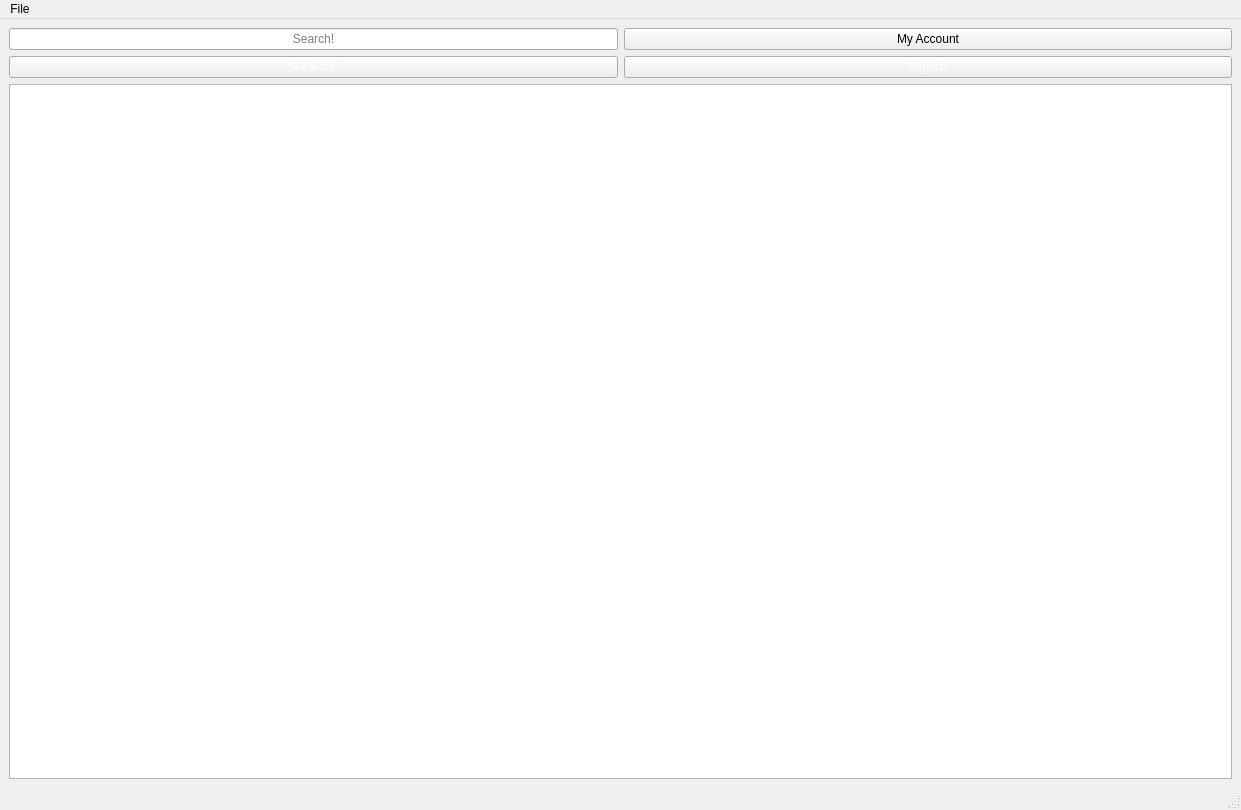
<?xml version="1.0" encoding="UTF-8"?>
<ui version="4.0">
 <class>mainWindow</class>
 <widget class="QMainWindow" name="mainWindow">
  <property name="geometry">
   <rect>
    <x>0</x>
    <y>0</y>
    <width>1241</width>
    <height>810</height>
   </rect>
  </property>
  <property name="windowTitle">
   <string>MainWindow</string>
  </property>
  <property name="styleSheet">
   <string notr="true"/>
  </property>
  <widget class="QWidget" name="centralwidget">
   <layout class="QGridLayout" name="gridLayout">
    <item row="3" column="1">
     <widget class="QPushButton" name="Reports">
      <property name="styleSheet">
       <string notr="true">
font: 700 10pt &quot;Segoe UI&quot;;
color: rgb(255, 255, 255);</string>
      </property>
      <property name="text">
       <string>Reports</string>
      </property>
     </widget>
    </item>
    <item row="2" column="1">
     <widget class="QPushButton" name="My_Account">
      <property name="sizePolicy">
       <sizepolicy hsizetype="Preferred" vsizetype="Minimum">
        <horstretch>1</horstretch>
        <verstretch>0</verstretch>
       </sizepolicy>
      </property>
      <property name="minimumSize">
       <size>
        <width>0</width>
        <height>0</height>
       </size>
      </property>
      <property name="layoutDirection">
       <enum>Qt::LeftToRight</enum>
      </property>
      <property name="styleSheet">
       <string notr="true"/>
      </property>
      <property name="text">
       <string>My Account</string>
      </property>
      <property name="icon">
       <iconset>
        <normaloff>../../Downloads/user-icon-human-person-symbol-avatar-login-sign-700-258992649.jpg</normaloff>../../Downloads/user-icon-human-person-symbol-avatar-login-sign-700-258992649.jpg</iconset>
      </property>
      <property name="iconSize">
       <size>
        <width>40</width>
        <height>40</height>
       </size>
      </property>
     </widget>
    </item>
    <item row="2" column="0">
     <widget class="QLineEdit" name="lineEdit">
      <property name="sizePolicy">
       <sizepolicy hsizetype="Minimum" vsizetype="Fixed">
        <horstretch>1</horstretch>
        <verstretch>0</verstretch>
       </sizepolicy>
      </property>
      <property name="maximumSize">
       <size>
        <width>1101</width>
        <height>16777215</height>
       </size>
      </property>
      <property name="styleSheet">
       <string notr="true">font: 700 10pt &quot;Segoe UI&quot;;
</string>
      </property>
      <property name="text">
       <string/>
      </property>
      <property name="alignment">
       <set>Qt::AlignCenter</set>
      </property>
      <property name="readOnly">
       <bool>false</bool>
      </property>
      <property name="placeholderText">
       <string>Search!</string>
      </property>
      <property name="clearButtonEnabled">
       <bool>true</bool>
      </property>
     </widget>
    </item>
    <item row="3" column="0">
     <widget class="QPushButton" name="sellcar">
      <property name="styleSheet">
       <string notr="true">color: rgb(255, 255, 255);
font: 700 10pt &quot;Segoe UI&quot;;</string>
      </property>
      <property name="text">
       <string>Sell a car!</string>
      </property>
     </widget>
    </item>
    <item row="4" column="0" colspan="2">
     <widget class="QListWidget" name="ListWidget">
      <property name="enabled">
       <bool>true</bool>
      </property>
      <property name="sizePolicy">
       <sizepolicy hsizetype="Expanding" vsizetype="Expanding">
        <horstretch>0</horstretch>
        <verstretch>0</verstretch>
       </sizepolicy>
      </property>
      <property name="minimumSize">
       <size>
        <width>0</width>
        <height>0</height>
       </size>
      </property>
      <property name="maximumSize">
       <size>
        <width>16777215</width>
        <height>16777215</height>
       </size>
      </property>
      <property name="horizontalScrollBarPolicy">
       <enum>Qt::ScrollBarAsNeeded</enum>
      </property>
      <property name="autoScroll">
       <bool>true</bool>
      </property>
      <property name="autoScrollMargin">
       <number>2</number>
      </property>
      <property name="iconSize">
       <size>
        <width>100</width>
        <height>100</height>
       </size>
      </property>
      <property name="textElideMode">
       <enum>Qt::ElideLeft</enum>
      </property>
      <property name="verticalScrollMode">
       <enum>QAbstractItemView::ScrollPerItem</enum>
      </property>
      <property name="isWrapping" stdset="0">
       <bool>false</bool>
      </property>
      <property name="viewMode">
       <enum>QListView::ListMode</enum>
      </property>
      <property name="wordWrap">
       <bool>false</bool>
      </property>
     </widget>
    </item>
   </layout>
  </widget>
  <widget class="QMenuBar" name="menubar">
   <property name="geometry">
    <rect>
     <x>0</x>
     <y>0</y>
     <width>1241</width>
     <height>22</height>
    </rect>
   </property>
   <widget class="QMenu" name="menuFile">
    <property name="title">
     <string>File</string>
    </property>
    <addaction name="actionClose"/>
   </widget>
   <addaction name="menuFile"/>
  </widget>
  <widget class="QStatusBar" name="statusbar"/>
  <action name="actionClose">
   <property name="text">
    <string>Close</string>
   </property>
  </action>
 </widget>
 <resources>
  <include location="../../Documents/RESURSE.qrc"/>
 </resources>
 <connections/>
</ui>
